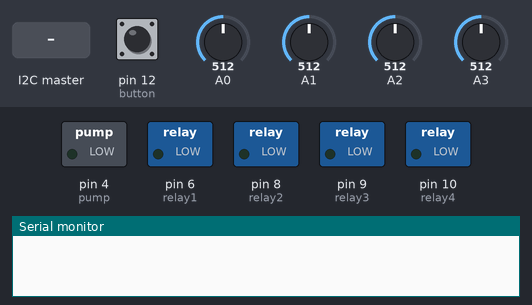
This sketch was run on a simulated Arduino Uno, built with avr-gcc and run on an emulated ATmega328P. Parts: switched loads named in the sketch (green lamp = pin HIGH), the last lines printed to the serial monitor. Inputs (shaded band) come from the test bench; at power-on: pin 12 (button) LOW, A0 = 512, A1 = 512, A2 = 512, A3 = 512.

Above: at 3.2 s.
3.3 s: the I2C master sends the byte 1
At 4.0 s:
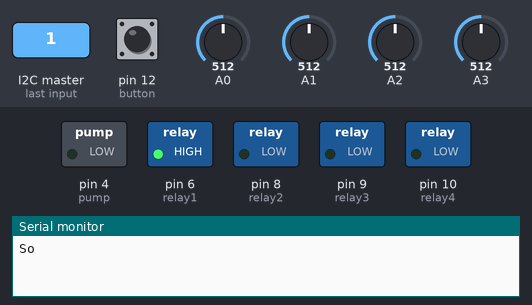
Timing chart, 0 to 16.5 s (numbered marks = the images above; inputs shaded):
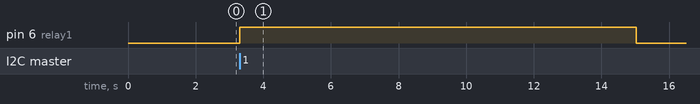

The sketch:

WateringSlave.ino
```cpp
#include <Wire.h>
#include "U8glib.h"
U8GLIB_SSD1306_128X64 u8g(U8G_I2C_OPT_NONE);    // I2C
#include "Wire.h"
#include "RTClib.h"
RTC_DS1307 RTC;

// set all moisture sensors PIN ID
int moisture1 = A0;
int moisture2 = A1;
int moisture3 = A2;
int moisture4 = A3;

// declare moisture values
int moisture1_value = 0 ;
int moisture2_value = 0;
int moisture3_value = 0;
int moisture4_value = 0;

// set water relays
int relay1 = 6;
int relay2 = 8;
int relay3 = 9;
int relay4 = 10;

int relays[] = {relay1, relay2, relay3, relay4};

// set water pump
int pump = 4;

// set button
int button = 12;

//pump state    1:open   0:close
int pump_state_flag = 0;

//relay1 state    1:open   0:close
int relay1_state_flag = 0;

//relay2 state   1:open   0:close
int relay2_state_flag = 0;

//relay3 state  1:open   0:close
int relay3_state_flag = 0;

//relay4 state   1:open   0:close
int relay4_state_flag = 0;

int relaysFlags[] = {relay1_state_flag, relay2_state_flag, relay3_state_flag, relay4_state_flag};

static unsigned long currentMillis_send = 0;
static unsigned long  Lasttime_send = 0;

char daysOfTheWeek[7][12] = {"Sun", "Mon", "Tues", "Wed", "Thur", "Fri", "Sat",};
unsigned long nowtime;
unsigned long endtime;
unsigned long nowtimeNext;
unsigned long nowtime1;
unsigned long endtime1;
unsigned long nowtimeNext1;
unsigned long nowtime2;
unsigned long endtime2;
unsigned long nowtimeNext2;
unsigned long nowtime3;
unsigned long endtime3;
unsigned long nowtimeNext3;


// good flower
unsigned char bitmap_good[] U8G_PROGMEM = {

  0x00, 0x42, 0x4C, 0x00, 0x00, 0xE6, 0x6E, 0x00, 0x00, 0xAE, 0x7B, 0x00, 0x00, 0x3A, 0x51, 0x00,
  0x00, 0x12, 0x40, 0x00, 0x00, 0x02, 0x40, 0x00, 0x00, 0x06, 0x40, 0x00, 0x00, 0x06, 0x40, 0x00,
  0x00, 0x04, 0x60, 0x00, 0x00, 0x0C, 0x20, 0x00, 0x00, 0x08, 0x30, 0x00, 0x00, 0x18, 0x18, 0x00,
  0x00, 0xE0, 0x0F, 0x00, 0x00, 0x80, 0x01, 0x00, 0x00, 0x00, 0x01, 0x00, 0x00, 0x00, 0x01, 0x00,
  0x00, 0x00, 0x01, 0x00, 0x00, 0x00, 0x01, 0x00, 0x00, 0x02, 0xC1, 0x00, 0x00, 0x0E, 0x61, 0x00,
  0x00, 0x1C, 0x79, 0x00, 0x00, 0x34, 0x29, 0x00, 0x00, 0x28, 0x35, 0x00, 0x00, 0x48, 0x17, 0x00,
  0x00, 0xD8, 0x1B, 0x00, 0x00, 0x90, 0x1B, 0x00, 0x00, 0xB0, 0x09, 0x00, 0x00, 0xA0, 0x05, 0x00,
  0x00, 0xE0, 0x07, 0x00, 0x00, 0xC0, 0x03, 0x00
};

// bad flower
unsigned char bitmap_bad[] U8G_PROGMEM = {
  0x00, 0x80, 0x00, 0x00, 0x00, 0xC0, 0x00, 0x00, 0x00, 0xE0, 0x0D, 0x00, 0x00, 0xA0, 0x0F, 0x00,
  0x00, 0x20, 0x69, 0x00, 0x00, 0x10, 0x78, 0x02, 0x00, 0x10, 0xC0, 0x03, 0x00, 0x10, 0xC0, 0x03,
  0x00, 0x10, 0x00, 0x01, 0x00, 0x10, 0x80, 0x00, 0x00, 0x10, 0xC0, 0x00, 0x00, 0x30, 0x60, 0x00,
  0x00, 0x60, 0x30, 0x00, 0x00, 0xC0, 0x1F, 0x00, 0x00, 0x60, 0x07, 0x00, 0x00, 0x60, 0x00, 0x00,
  0x00, 0x60, 0x00, 0x00, 0x00, 0x40, 0x00, 0x00, 0x00, 0xC0, 0x00, 0x00, 0x00, 0x00, 0x01, 0x00,
  0x00, 0x00, 0x01, 0x00, 0x00, 0x00, 0x01, 0x00, 0x00, 0x80, 0x00, 0x00, 0x00, 0xC7, 0x1C, 0x00,
  0x80, 0x68, 0x66, 0x00, 0xC0, 0x33, 0x7B, 0x00, 0x40, 0xB6, 0x4D, 0x00, 0x00, 0xE8, 0x06, 0x00,
  0x00, 0xF0, 0x03, 0x00, 0x00, 0xE0, 0x00, 0x00
};

// Elecrow Logo
static unsigned char bitmap_logo[] U8G_PROGMEM = {
  0x00, 0x00, 0x00, 0x00, 0x00, 0x00, 0x00, 0x00, 0x00, 0x00, 0x00, 0x00, 0x00, 0x00, 0x00, 0x00,
  0x00, 0x00, 0x0F, 0x00, 0x00, 0x00, 0x00, 0x00, 0x00, 0x00, 0x00, 0x00, 0x00, 0x00, 0x00, 0x00,
  0x00, 0xE0, 0xFF, 0x00, 0x00, 0x00, 0x00, 0x00, 0x00, 0x00, 0x00, 0x00, 0x00, 0x00, 0x00, 0x00,
  0x04, 0xF8, 0xFF, 0x03, 0x00, 0x00, 0x00, 0x00, 0x00, 0x00, 0x00, 0x00, 0x00, 0x00, 0x00, 0x00,
  0x08, 0xFE, 0xFF, 0x07, 0x00, 0x00, 0x00, 0x00, 0x00, 0x00, 0x00, 0x00, 0x00, 0x00, 0x00, 0x00,
  0x10, 0x1F, 0xE0, 0x0F, 0x00, 0x00, 0x00, 0x00, 0x00, 0x00, 0x00, 0x00, 0x00, 0x00, 0x00, 0x00,
  0xB0, 0x07, 0x80, 0x1F, 0x00, 0x00, 0x00, 0x00, 0x00, 0x00, 0x00, 0x00, 0x00, 0x00, 0x00, 0x00,
  0xE0, 0x03, 0x00, 0x3F, 0x00, 0x00, 0x00, 0x00, 0x00, 0x00, 0x00, 0x00, 0x00, 0x00, 0x00, 0x00,
  0xC0, 0x00, 0x00, 0x3E, 0x00, 0x00, 0x00, 0x00, 0x00, 0x00, 0x00, 0x00, 0x00, 0x00, 0x00, 0x00,
  0x80, 0x01, 0x00, 0x7E, 0x00, 0x00, 0x00, 0x00, 0x00, 0x00, 0x00, 0x00, 0x00, 0x00, 0x00, 0x00,
  0x60, 0x23, 0x00, 0x7C, 0x00, 0x00, 0x00, 0x00, 0x00, 0x00, 0x00, 0x00, 0x00, 0x00, 0x00, 0x00,
  0x70, 0xC7, 0x00, 0x7E, 0x00, 0x00, 0x00, 0x00, 0x00, 0x00, 0x00, 0x00, 0x00, 0x00, 0x00, 0x00,
  0x70, 0x9E, 0x0F, 0x7F, 0x00, 0x00, 0x00, 0x00, 0x00, 0x00, 0x00, 0x00, 0x00, 0x00, 0x00, 0x00,
  0x70, 0x3C, 0xFE, 0x7F, 0x00, 0x00, 0x00, 0x00, 0x00, 0x00, 0x00, 0x00, 0x00, 0x00, 0x00, 0x00,
  0x70, 0x78, 0xF8, 0x7F, 0xF0, 0x9F, 0x07, 0xFE, 0x83, 0x0F, 0xFF, 0x00, 0x77, 0x3C, 0x18, 0x1C,
  0x70, 0xF0, 0xE1, 0x3F, 0xF1, 0x9F, 0x07, 0xFE, 0xE1, 0x1F, 0xFF, 0xC3, 0xF7, 0x3C, 0x38, 0x0C,
  0x70, 0xE0, 0x87, 0x8F, 0xF1, 0xC0, 0x07, 0x1E, 0x70, 0x3C, 0xCF, 0xE3, 0xE1, 0x7D, 0x3C, 0x0E,
  0x70, 0xD0, 0x1F, 0xC0, 0xF1, 0xC0, 0x03, 0x1F, 0x78, 0x3C, 0xCF, 0xE3, 0xE1, 0x7D, 0x3C, 0x06,
  0xF0, 0xB0, 0xFF, 0xF1, 0xF0, 0xC0, 0x03, 0x0F, 0x78, 0x3C, 0xCF, 0xF3, 0xE0, 0x7B, 0x3E, 0x06,
  0xF0, 0x60, 0xFF, 0xFF, 0xF0, 0xC6, 0x03, 0xEF, 0x3C, 0x80, 0xEF, 0xF1, 0xE0, 0x7B, 0x3E, 0x03,
  0xF0, 0xE1, 0xFC, 0xFF, 0xF8, 0xCF, 0x03, 0xFF, 0x3C, 0x80, 0xFF, 0xF0, 0xE0, 0x7B, 0x7B, 0x01,
  0xE0, 0xC3, 0xF9, 0x7F, 0x78, 0xC0, 0x03, 0x0F, 0x3C, 0x80, 0xF7, 0xF1, 0xE0, 0xF9, 0xF9, 0x01,
  0xE0, 0x83, 0xE3, 0x7F, 0x78, 0xE0, 0x03, 0x0F, 0x3C, 0xBC, 0xE7, 0xF1, 0xE0, 0xF9, 0xF9, 0x00,
  0xC0, 0x0F, 0x8F, 0x3F, 0x78, 0xE0, 0x81, 0x0F, 0x3C, 0x9E, 0xE7, 0xF1, 0xE0, 0xF1, 0xF8, 0x00,
  0x80, 0x3F, 0x1E, 0x00, 0x78, 0xE0, 0x81, 0x07, 0x38, 0x9E, 0xE7, 0xF1, 0xF0, 0xF0, 0x78, 0x00,
  0x80, 0xFF, 0xFF, 0x00, 0xF8, 0xEF, 0xBF, 0xFF, 0xF8, 0xCF, 0xE7, 0xE1, 0x7F, 0x70, 0x70, 0x00,
  0x00, 0xFF, 0xFF, 0x0F, 0xF8, 0xEF, 0xBF, 0xFF, 0xE0, 0xC3, 0xE3, 0x81, 0x1F, 0x70, 0x30, 0x00,
  0x00, 0xFC, 0xFF, 0x07, 0x00, 0x00, 0x00, 0x00, 0x00, 0x00, 0x00, 0x00, 0x00, 0x00, 0x00, 0x00,
  0x00, 0xF8, 0xFF, 0x01, 0x00, 0x00, 0x00, 0x00, 0x00, 0x00, 0x00, 0x00, 0x00, 0x00, 0x00, 0x00,
  0x00, 0xE0, 0x7F, 0x00, 0x00, 0x00, 0x00, 0x00, 0x00, 0x00, 0x00, 0x00, 0x00, 0x00, 0x00, 0x00,
  0x00, 0x00, 0x00, 0x00, 0x00, 0x00, 0x00, 0x00, 0x00, 0x00, 0x00, 0x00, 0x00, 0x00, 0x00, 0x00,
  0x00, 0x00, 0x00, 0x00, 0x00, 0x00, 0x00, 0x00, 0x00, 0x00, 0x00, 0x00, 0x00, 0x00, 0x00, 0x00
};


static unsigned char bitmap_T[] U8G_PROGMEM = {
  0xF7, 0x01, 0x1D, 0x03, 0x0B, 0x02, 0x0C, 0x02, 0x0C, 0x00, 0x0C, 0x00, 0x0C, 0x00, 0x08, 0x02,
  0x18, 0x03, 0xF0, 0x01
};

static unsigned char bitmap_H[] U8G_PROGMEM = {
  0x00, 0x00, 0x80, 0x01, 0xC0, 0x03, 0xE0, 0x07, 0xF0, 0x0F, 0xF8, 0x1F, 0xF8, 0x1F, 0xFC, 0x3F,
  0xFC, 0x3F, 0xFE, 0x7F, 0xEE, 0x7F, 0xB3, 0xF7, 0xBB, 0xFB, 0xBB, 0xFD, 0xBB, 0xFD, 0xC7, 0xFE,
  0x7F, 0xC3, 0x3F, 0xDD, 0xBF, 0xFD, 0xDF, 0xDD, 0xEE, 0x5B, 0xFE, 0x7F, 0xFC, 0x3F, 0xF8, 0x1F,
  0xE0, 0x07, 0x00, 0x00, 0x00, 0x00, 0x00, 0x00
};

// --------------- I2C ------------
#define BUFFER_SIZE 4
short data[BUFFER_SIZE];
int incomingMSG;

void setup()
{
  //draw_elecrow();
  delay(2000);
  //Wire.begin();
  RTC.begin();
  Serial.begin(9600);
  // declare relay as output
  pinMode(relay1, OUTPUT);
  pinMode(relay2, OUTPUT);
  pinMode(relay3, OUTPUT);
  pinMode(relay4, OUTPUT);
  // declare pump as output
  pinMode(pump, OUTPUT);
  // declare switch as input
  pinMode(button, INPUT);
  //pinMode(ROTARY_ANGLE_SENSOR, INPUT);
  // water_flower();

  Wire.begin(8);
  Wire.onReceive(receiveEvent);
  Wire.onRequest(requestEvent);
}

void receiveEvent(int bytes) {
  incomingMSG = Wire.read();    // read one character from the I2C
  Serial.print("Something reveiced: ");
  Serial.println(incomingMSG);

  //  if(relaysFlags[x-1]==0){
  //    waterFlower(x);
  //  }else{
  //    stopWater(x);
  //  }

  if (incomingMSG == 0)
  {
    Serial.println("Turn OFF All Pomps");
    for (int i = 0; i < sizeof(relaysFlags); i++)
    {
      stopWater(i);
    }
  } else
  {
    waterFlower(incomingMSG);
  }

}

void requestEvent()
{
  data[0] = moisture1_value; // In order to use short, I multiple by 10
  data[1] = moisture2_value;
  data[2] = moisture3_value;
  data[3] = moisture4_value;
  Wire.write((byte*)data, BUFFER_SIZE * sizeof(short));
}

void loop()
{
  // read the value from the moisture sensors:
  read_value();
  //water_flower();
  int button_state = digitalRead(button);
  if (button_state == 1)
  {
    read_value();
  }
}

//Set moisture value
void read_value()
{
  /**************These is for resistor moisture sensor***********
    float value1 = analogRead(A0);
    moisture1_value = (value1 * 120) / 1023; delay(20);
    float value2 = analogRead(A1);
    moisture2_value = (value2 * 120) / 1023; delay(20);
    float value3 = analogRead(A2);
    moisture3_value = (value3 * 120) / 1023; delay(20);
    float value4 = analogRead(A3);
    moisture4_value = (value4 * 120) / 1023; delay(20);
   **********************************************************/
  /************These is for capacity moisture sensor*********/
  float value1 = analogRead(A0);
  moisture1_value = map(value1, 590, 360, 0, 100); delay(20);
  if (moisture1_value < 0) {
    moisture1_value = 0;
  }
  float value2 = analogRead(A1);
  moisture2_value = map(value2, 600, 360, 0, 100); delay(20);
  if (moisture2_value < 0) {
    moisture2_value = 0;
  }
  float value3 = analogRead(A2);
  moisture3_value = map(value3, 600, 360, 0, 100); delay(20);
  if (moisture3_value < 0) {
    moisture3_value = 0;
  }
  float value4 = analogRead(A3);
  moisture4_value = map(value4, 600, 360, 0, 100); delay(20);
  if (moisture4_value < 0) {
    moisture4_value = 0;
  }
}

void waterFlower(int pumpNumber) {
  digitalWrite(relays[pumpNumber - 1], HIGH);
  relaysFlags[pumpNumber - 1] = 1;
  delay(50);
  if (pump_state_flag == 0)
  {
    analogWrite(pump, 100);
    pump_state_flag = 1;
    delay(50);
  }

  delay(2500000);
  stopWater(pumpNumber);
}

void stopWater(int pumpNumber) {
  digitalWrite(relays[pumpNumber - 1], LOW);
  relaysFlags[pumpNumber - 1] = 0;
  delay(50);
  if ((relaysFlags[0] == 0) && (relaysFlags[1] == 0) && (relaysFlags[2] == 0) && (relaysFlags[3] == 0))
  {
    digitalWrite(pump, LOW);
    pump_state_flag = 0;
    delay(50);
  }
}

void water_flower()
{
  if (moisture1_value < 30)
  {
    digitalWrite(relay1, HIGH);
    relay1_state_flag = 1;
    delay(50);
    if (pump_state_flag == 0)
    {
      digitalWrite(pump, HIGH);
      pump_state_flag = 1;
      delay(50);
    }
  }
  else if (moisture1_value > 55)
  {
    digitalWrite(relay1, LOW);
    relay1_state_flag = 0;
    delay(50);
    if ((relay1_state_flag == 0) && (relay2_state_flag == 0) && (relay3_state_flag == 0) && (relay4_state_flag == 0))
    {
      digitalWrite(pump, LOW);
      pump_state_flag = 0;
      delay(50);
    }
  }

  if (moisture2_value < 30)
  {
    digitalWrite(relay2, HIGH);
    relay2_state_flag = 1;
    delay(50);
    if (pump_state_flag == 0)
    {
      digitalWrite(pump, HIGH);
      pump_state_flag = 1;
      delay(50);
    }
  }
  else if (moisture2_value > 55)
  {
    digitalWrite(relay2, LOW);
    relay2_state_flag = 0;
    delay(50);
    if ((relay1_state_flag == 0) && (relay2_state_flag == 0) && (relay3_state_flag == 0) && (relay4_state_flag == 0))
    {
      digitalWrite(pump, LOW);
      pump_state_flag = 0;
      delay(50);
    }
  }

  if (moisture3_value < 30)
  {
    digitalWrite(relay3, HIGH);
    relay3_state_flag = 1;
    delay(50);
    if (pump_state_flag == 0)
    {
      digitalWrite(pump, HIGH);
      pump_state_flag = 1;
      delay(50);
    }
  }
  else if (moisture3_value > 55)
  {
    digitalWrite(relay3, LOW);
    relay3_state_flag = 0;
    delay(50);
    if ((relay1_state_flag == 0) && (relay2_state_flag == 0) && (relay3_state_flag == 0) && (relay4_state_flag == 0))
    {
      digitalWrite(pump, LOW);
      pump_state_flag = 0;
      delay(50);
    }
  }

  if (moisture4_value < 30)
  {
    digitalWrite(relay4, HIGH);
    relay4_state_flag = 1;
    delay(50);
    if (pump_state_flag == 0)
    {
      digitalWrite(pump, HIGH);
      pump_state_flag = 1;
      delay(50);
    }
  }
  else if (moisture4_value > 55)
  {
    digitalWrite(relay4, LOW);
    relay4_state_flag = 0;
    delay(50);
    if ((relay1_state_flag == 0) && (relay2_state_flag == 0) && (relay3_state_flag == 0) && (relay4_state_flag == 0))
    {
      digitalWrite(pump, LOW);
      pump_state_flag = 0;
      delay(50);
    }
  }

}


void draw_elecrow(void) {

  u8g.setFont(u8g_font_gdr9r);
  u8g.drawStr(8, 55 , "www.elecrow.com");
  u8g.drawXBMP(0, 5, 128, 32, bitmap_logo);
}


void drawtime(void)
{
  int x = 5;
  float i = 25.00;
  float j = 54;
  DateTime now = RTC.now();
  //Serial.print(now.year(), DEC);
  if (! RTC.isrunning())
  {
    u8g.setFont(u8g_font_6x10);
    u8g.setPrintPos(5, 20);
    u8g.print("RTC is NOT running!");
    RTC.adjust(DateTime(__DATE__, __TIME__));
  }
  else
  {
    u8g.setFont(u8g_font_7x13);
    u8g.setPrintPos(x, 11);
    u8g.print(now.year(), DEC);
    u8g.setPrintPos(x + 80, 11);
    u8g.print(daysOfTheWeek[now.dayOfTheWeek()]);
    u8g.setPrintPos(x + 28, 11);
    u8g.print("/");
    u8g.setPrintPos(x + 33, 11);
    u8g.print(now.month(), DEC);
    if (now.month() < 10)
      x -= 7;
    u8g.setPrintPos(x + 47, 11);
    u8g.print("/");
    u8g.setPrintPos(x + 53, 11);
    u8g.print(now.day(), DEC);
    u8g.setFont(u8g_font_8x13);
    int x = 35;
    u8g.setPrintPos(x, 33);
    u8g.print(now.hour(), DEC);
    if (now.hour() < 10)
      x -= 7;
    u8g.setPrintPos(x + 15, 33);
    u8g.print(":");
    u8g.setPrintPos(x + 21, 33);
    u8g.print(now.minute(), DEC);
    if (now.minute() < 10)
      x -= 7;
    u8g.setPrintPos(x + 36, 33);
    u8g.print(":");
    u8g.setPrintPos(x + 42, 33);
    u8g.print(now.second(), DEC);
  }
}

void drawLogo(uint8_t d)
{
  u8g.setFont(u8g_font_gdr25r);
  u8g.drawStr(8 + d, 30 + d, "E");
  u8g.setFont(u8g_font_gdr25r);
  u8g.drawStr(30 + d, 30 + d, "l");
  u8g.setFont(u8g_font_gdr25r);
  u8g.drawStr(40 + d, 30 + d, "e");
  u8g.setFont(u8g_font_gdr25r);
  u8g.drawStr(55 + d, 30 + d, "c");
  u8g.setFont(u8g_font_gdr25r);
  u8g.drawStr(70 + d, 30 + d, "r");
  u8g.setFont(u8g_font_gdr25r);
  u8g.drawStr(85 + d, 30 + d, "o");
  u8g.setFont(u8g_font_gdr25r);
  u8g.drawStr(100 + d, 30 + d, "w");
}


//Style the flowers     bitmap_bad: bad flowers     bitmap_good:good  flowers
void drawflower(void)
{
  if (moisture1_value < 30)
  {
    u8g.drawXBMP(0, 0, 32, 30, bitmap_bad);
  }
  else
  {
    u8g.drawXBMP(0, 0, 32, 30, bitmap_good);
  }
  if (moisture2_value < 30)
  {
    u8g.drawXBMP(32, 0, 32, 30, bitmap_bad);
  }
  else
  {
    u8g.drawXBMP(32, 0, 32, 30, bitmap_good);
  }
  if (moisture3_value < 30)
  {
    u8g.drawXBMP(64, 0, 32, 30, bitmap_bad);
  }
  else
  {
    u8g.drawXBMP(64, 0, 32, 30, bitmap_good);
  }
  if (moisture4_value < 30)
  {
    u8g.drawXBMP(96, 0, 32, 30, bitmap_bad);
  }
  else
  {
    u8g.drawXBMP(96, 0, 32, 30, bitmap_good);
  }

}


void drawTH(void)
{
  int A = 0;
  int B = 0;
  int C = 64;
  int D = 96;
  char moisture1_value_temp[5] = {0};
  char moisture2_value_temp[5] = {0};
  char moisture3_value_temp[5] = {0};
  char moisture4_value_temp[5] = {0};
  read_value();
  itoa(moisture1_value, moisture1_value_temp, 10);
  itoa(moisture2_value, moisture2_value_temp, 10);
  itoa(moisture3_value, moisture3_value_temp, 10);
  itoa(moisture4_value, moisture4_value_temp, 10);
  u8g.setFont(u8g_font_7x14);
  u8g.setPrintPos(9, 60);
  u8g.print("A0");
  if (moisture1_value < 10)
  {
    //u8g.setPrintPos(A + 14, 45 );
    u8g.drawStr(A + 14, 45, moisture1_value_temp);
    delay(20);
    u8g.drawStr(A + 14, 45, moisture1_value_temp);

  }
  else if (moisture1_value < 100)
  {
    //u8g.setPrintPos(A + 7, 45);
    u8g.drawStr(A + 7, 45, moisture1_value_temp);
    delay(20);
    u8g.drawStr(A + 7, 45, moisture1_value_temp);

  }
  else
  {
    //u8g.setPrintPos(A + 2, 45 );
    moisture1_value = 100;
    itoa(moisture1_value, moisture1_value_temp, 10);
    u8g.drawStr(A + 2, 45, moisture1_value_temp);
  }
  //u8g.print(moisture1_value);
  u8g.setPrintPos(A + 23, 45 );
  u8g.print("%");
  u8g.setPrintPos(41, 60 );
  u8g.print("A1");
  if (moisture2_value < 10)
  {
    //u8g.setPrintPos(B + 46, 45 );
    u8g.drawStr(B + 46, 45, moisture2_value_temp);
    delay(20);
    u8g.drawStr(B + 46, 45, moisture2_value_temp);
  }
  else if (moisture2_value < 100)
  {
    //u8g.setPrintPos(B + 39, 45);
    u8g.drawStr(B + 39, 45, moisture2_value_temp);
    delay(20);
    u8g.drawStr(B + 39, 45, moisture2_value_temp);
  }
  else
  {
    //u8g.setPrintPos(B + 32, 45);
    moisture2_value = 100;
    itoa(moisture2_value, moisture2_value_temp, 10);
    u8g.drawStr(B + 32, 45, moisture2_value_temp);
  }
  // u8g.print(moisture2_value);
  u8g.setPrintPos(B + 54, 45);
  u8g.print("%");
  u8g.setPrintPos(73, 60);
  u8g.print("A2");
  if (moisture3_value < 10)
  {
    //u8g.setPrintPos(C + 14, 45 );
    u8g.drawStr(C + 14, 45, moisture3_value_temp);
    delay(20);
    u8g.drawStr(C + 14, 45, moisture3_value_temp);

  }
  else if (moisture3_value < 100)
  {
    // u8g.setPrintPos(C + 7, 45);
    u8g.drawStr(C + 7, 45, moisture3_value_temp);
    delay(20);
    u8g.drawStr(C + 7, 45, moisture3_value_temp);

  }
  else
  {
    // u8g.setPrintPos(C + 2, 45);
    moisture3_value = 100;
    itoa(moisture3_value, moisture3_value_temp, 10);
    u8g.drawStr(C + 2, 45, moisture3_value_temp);
  }
  //u8g.print(moisture3_value);
  u8g.setPrintPos(C + 23, 45);
  u8g.print("%");
  u8g.setPrintPos(105, 60);
  u8g.print("A3");
  if (moisture4_value < 10)
  {
    //u8g.setPrintPos(D + 14, 45 );
    u8g.drawStr(D + 14, 45, moisture4_value_temp);
    delay(20);
    u8g.drawStr(D + 14, 45, moisture4_value_temp);

  }
  else if (moisture4_value < 100)
  {
    // u8g.setPrintPos(D + 7, 45);
    u8g.drawStr(D + 7, 45, moisture4_value_temp);
    delay(20);
    u8g.drawStr(D + 7, 45, moisture4_value_temp);

  }
  else
  {
    //u8g.setPrintPos(D + 2, 45);
    moisture4_value = 100;
    itoa(moisture4_value, moisture4_value_temp, 10);
    u8g.drawStr(D + 2, 45, moisture4_value_temp);
  }
  //u8g.print(moisture4_value);
  u8g.setPrintPos(D + 23, 45);
  u8g.print("%");
}
```

Measured:
- after the input at 3.3 s, pin 6 (relay1): LOW → HIGH at once, → LOW 11.7 s later
